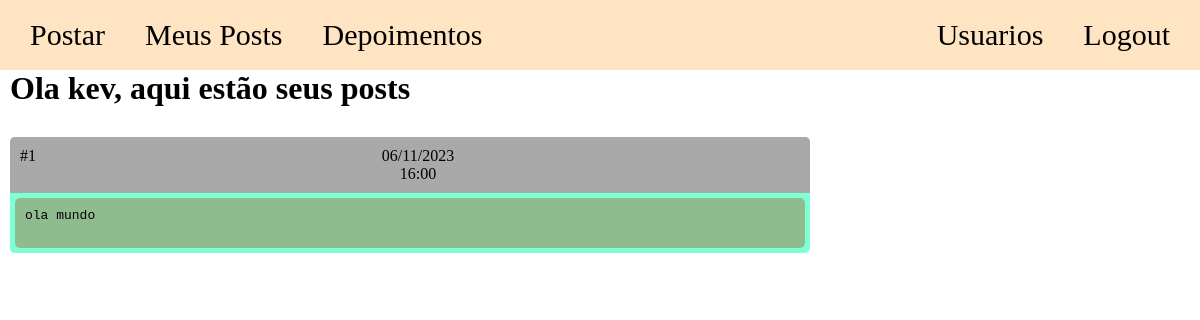
Page /posts (signed in) on the earlier database version.
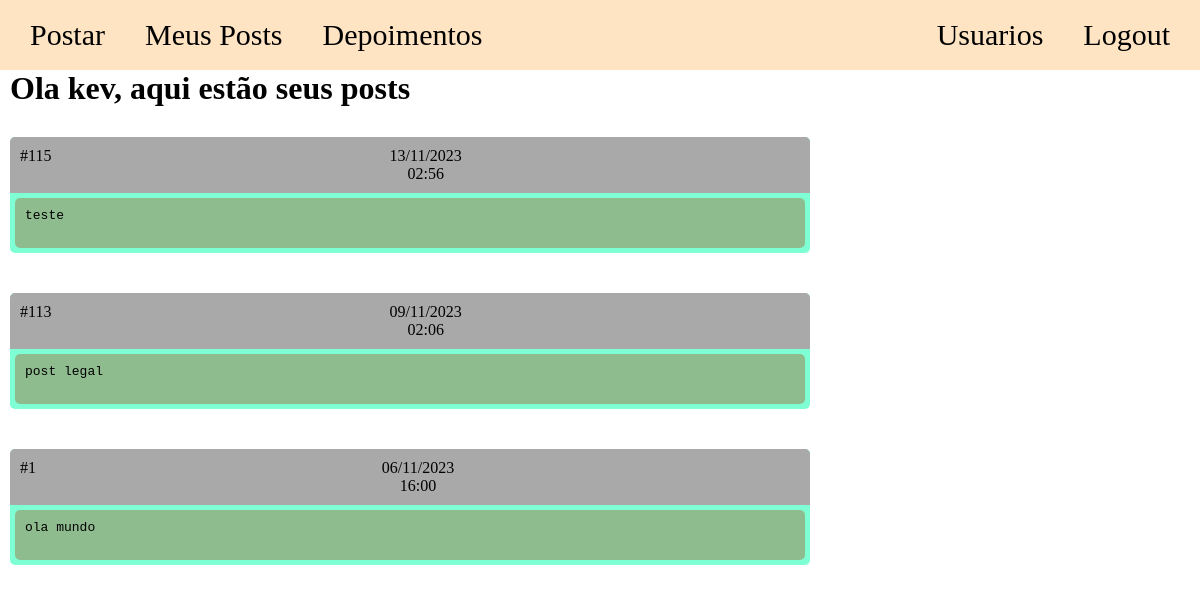
Same page on the later database version.
### models.py (models this page shows)
class Post(db.Model):
    id = Column(Integer, primary_key=True, autoincrement=True)
    de = Column(ForeignKey("Usuario.usuario"))
    para = Column(ForeignKey("Usuario.usuario"))
    conteudo = Column(String)
    criado_em = Column(DateTime, default=datetime.now)

### app.py (the view)
@app.route('/posts')
@login_required
def posts():
    user = session['logado']
    posts = Post.query.filter_by(
        de=user['usuario'],  #de usuario logado
        para=user['usuario'] #para usuario logado
    ).order_by(
        Post.criado_em.desc(), #ordenando em ordem decrescente
    ).all() #recupera todos os posts, sendo assim, uma lista de posts
    return render_template('profile/posts.html', user=user, posts=posts)

### app.py (called while the page is built)
def login_required(funcao):
    @wraps(funcao)
    def inner(*args, **kwargs):
        if 'logado' in session:
            return funcao(*args, **kwargs)
        else:
            return redirect(url_for('login'))
    return inner

### templates/profile/posts.html (shortened to what this page needs)
<!DOCTYPE html>
<html lang="pt-BR">
<head>
    <link rel="stylesheet" href="/static/css/page.css">
</head>
<body>
    <nav>
        <div class="wrapper">
            <a href="/postar">Postar</a>
            <a href="/posts">Meus Posts</a>
            <a href="/depoimentos">Depoimentos</a>
        </div>
        <div class="wrapper">
            <a href="/listar/usuarios">Usuarios</a>
            <a href="/logout">Logout</a>
        </div>
    </nav>
    <main>
        <h1>Ola {{ user['nome']}}, aqui estão seus posts </h1>
        <div class="posts">
            {% for post in posts %}
                <div class="post">
                    <div class="post-header">
                        <div class="left-side">
                            <div class="post-id">
                                <p>#{{ post.id }}</p>
                            </div>
                        </div>
                        <div class="right-side">
                            <div class="time">
                                <p>{{ post.criado_em.strftime("%d/%m/%Y") }}</p>
                                <p>{{ post.criado_em.strftime("%H:%M") }}</p>
                            </div>
                        </div>
                    </div>
                    <pre style="text-wrap: wrap;" class="content">{{ post.conteudo }}</pre>
                </div>
            {% endfor %}
        </div>
    </main>
</body>
</html>

Differences in the rows shown:
added Post: id "115", criado_em "13/11/2023", criado_em "02:56", conteudo "teste"
added Post: id "113", criado_em "09/11/2023", criado_em "02:06", conteudo "post legal"
